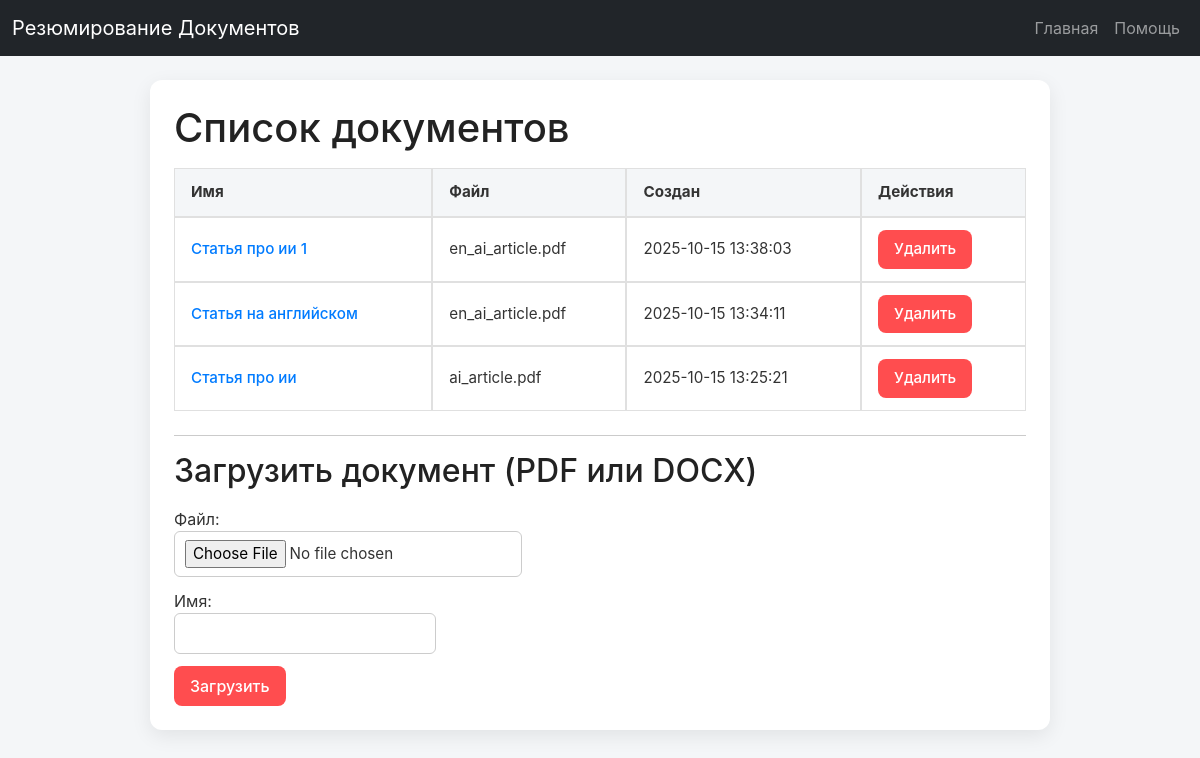
The page / on the database its author committed.
### models.py (models this page shows)
class TextDocument(Base):
    __tablename__ = "text_documents"
    id = Column(Integer, primary_key=True, autoincrement=True)
    file_name = Column(String, nullable=False)
    name = Column(String, nullable=False, unique=True)
    original_text = Column(String, nullable=False)
    summary_json = Column(JSON, nullable=False)
    created_at = Column(DateTime(timezone=True), server_default=func.now())

### web_routes.py (the view)
@router.get("/", response_class=HTMLResponse)
async def index(request: Request, service: DocumentService = Depends(get_document_service)):
    docs = await service.list_documents_info()
    return request.app.templates.TemplateResponse(
        "index.html",
        {
            "request": request,
            "documents": docs
        }
    )

### templates/index.html (shortened to what this page needs)
{% extends "base.html" %}
{% block content %}
  <h1>Список документов</h1>
  {% if documents %}
    <table class="docs">
      <thead>
        <tr><th>Имя</th><th>Файл</th><th>Создан</th><th>Действия</th></tr>
      </thead>
      <tbody>
      {% for d in documents %}
        <tr>
          <td><a href="/documents/{{ d.id }}">{{ d.name }}</a></td>
          <td>{{ d.file_name }}</td>
          <td>{{ d.created_at or "-" }}</td>
          <td>
            <form action="/documents/{{ d.id }}/delete" method="post" style="display:inline">
              <button type="submit" onclick="return confirm('Удалить {{ d.name }}?')">Удалить</button>
            </form>
          </td>
        </tr>
      {% endfor %}
      </tbody>
    </table>
  {% else %}
    <p>Документов пока нет.</p>
  {% endif %}
  <hr/>
  <h2>Загрузить документ (PDF или DOCX)</h2>
  <form action="/documents/upload" method="post" enctype="multipart/form-data">
    <label>Файл:<br/>
      <input type="file" name="file" accept=".pdf,.docx" required>
    </label>
    <br/>
    <label>Имя:<br/>
      <input type="text" name="name" style="width: 100%" required>
    </label>
    <br/>
    <button type="submit">Загрузить</button>
  </form>
{% endblock %}

### static/styles.css (style rules this page uses)
body { font-family: 'Inter', sans-serif; background: #f4f6f8; color: #333; margin: 0; padding: 0; }
h1, h2, h3, h4 { color: #222; margin-bottom: 16px; }
button, .btn { font-weight: 500; padding: 8px 16px; border-radius: 8px; border: none; cursor: pointer; transition: all 0.2s; text-decoration: none; display: inline-block; text-align: center; }
button { background: linear-gradient(135deg, #4f9cff, #0066ff); color: white; }
button.delete-btn, button[type="submit"] { background: #ff4d4f; color: white; }
.docs { width: 100%; border-collapse: separate; border-spacing: 0; font-size: 0.95rem; margin-bottom: 24px; }
.docs th, .docs td { border: 1px solid #e0e0e0; padding: 12px 16px; text-align: left; transition: background 0.3s; }
.docs th { background: #f4f6f8; }
.docs a { text-decoration: none; color: #007bff; font-weight: 500; }
form { margin-top: 16px; }
input[type="text"], input[type="file"] { width: 100%; padding: 8px 10px; border-radius: 6px; border: 1px solid #ccc; margin-bottom: 12px; font-size: 0.95rem; box-sizing: border-box; }

### rows shown on the page
TextDocument: name "Статья про ии 1", file_name "en_ai_article.pdf", created_at "2025-10-15 13:38:03"
TextDocument: name "Статья на английском", file_name "en_ai_article.pdf", created_at "2025-10-15 13:34:11"
TextDocument: name "Статья про ии", file_name "ai_article.pdf", created_at "2025-10-15 13:25:21"
